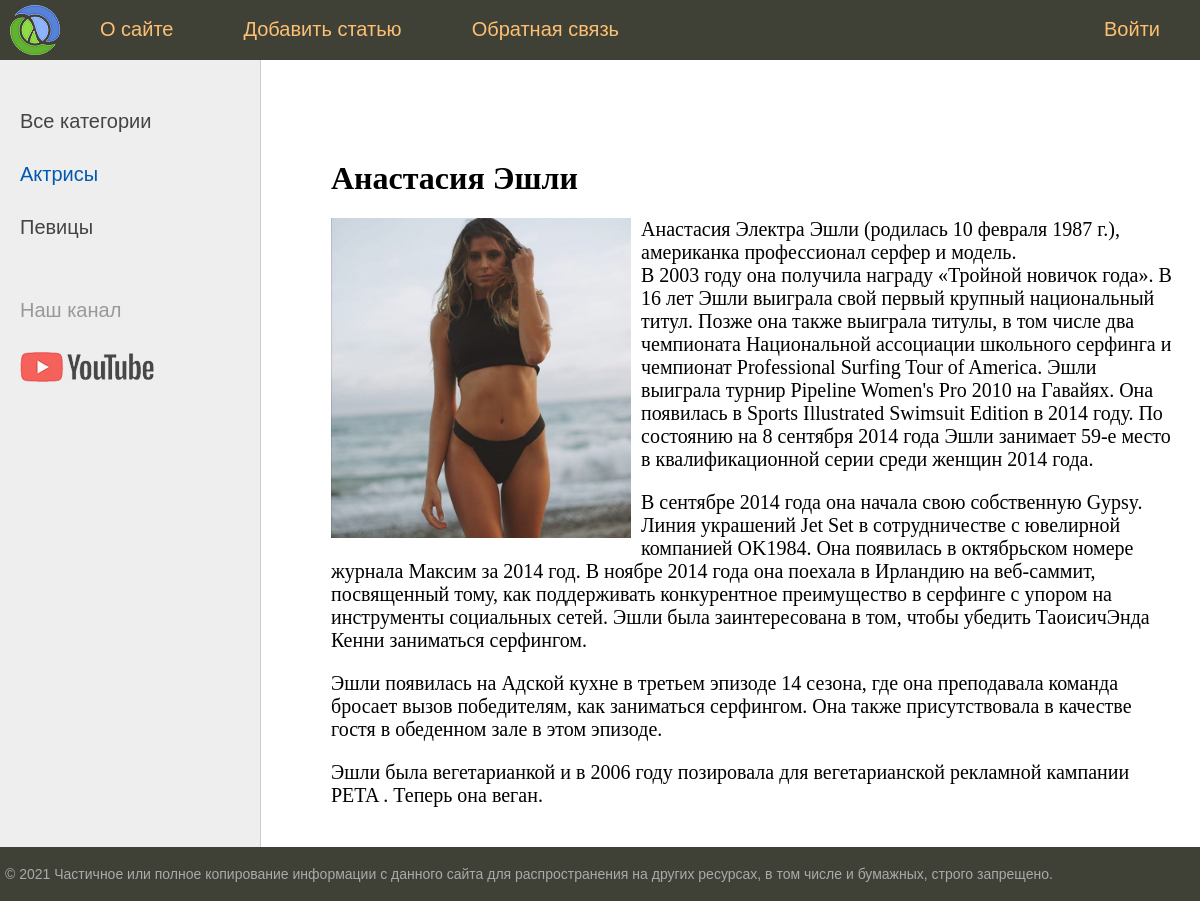
Screenshot of /post/fgjhkhgjhg/ with the database file from the repository.
### women/models.py (models this page shows, shortened)
class Category(models.Model):
    name = models.CharField(max_length=100, db_index=True, verbose_name='Категория')
    slug = models.SlugField(max_length=255, unique=True, db_index=True, verbose_name="URL")
    def get_absolute_url(self):
        return reverse('category', kwargs={'cat_id': self.pk})
    class Meta:
        verbose_name = 'Категория'
        verbose_name_plural = 'Категории'
        ordering = ['id']

class Women(models.Model):
    title = models.CharField(max_length=255, verbose_name='Заголовок')
    slug = models.SlugField(max_length=255, unique=True, db_index=True, verbose_name="URL")
    content = models.TextField(blank=True, verbose_name='Текст статьи')
    photo = models.ImageField(upload_to="photos/%Y/%m/%d/", verbose_name='Фотография')
    time_create = models.DateTimeField(auto_now_add=True, verbose_name='Время создания')
    time_update = models.DateTimeField(auto_now=True, verbose_name='Время изменения')
    is_published = models.BooleanField(default=True, verbose_name='Публикация')
    cat = models.ForeignKey('Category', on_delete=models.PROTECT, verbose_name='Категория')
    class Meta:
        verbose_name = 'Известные женщины'
        verbose_name_plural = 'Известные женщины'
        ordering = ['-time_create', 'title']

### women/views.py (the view)
# urls.py: path('post/<slug:post_slug>/', show_post, name='post'),
def show_post(request, post_slug):
    post = get_object_or_404(Women, slug=post_slug)
    context = {
        'post': post,
        'menu': menu,
        'title': post.title,
        'cat_selected': post.cat_id,
    }
    return render(request, 'women/post.html', context=context)

### women/templatetags/women_tags.py (called while the page is built)
@register.inclusion_tag('women/list_categories.html')
def show_categories(sort=None, cat_selected=0):
    if not sort:
        cats = Category.objects.all()
    else:
        cats = Category.objects.order_by(sort)
    return {'cats': cats, 'cat_selected': cat_selected}

### women/templates/women/post.html
{% extends 'women/base.html' %}
{% block content %}
<h1>{{post.title}}</h1>
{% if post.photo %}
<p><img class="img-article-left" src="{{post.photo.url}}"></p>
{% endif %}
{{post.content|linebreaks}}
{% endblock %}

### women/templates/women/list_categories.html
{% for c in cats %}
		{% if c.pk == cat_selected %}
			<li class="selected">{{c.name}}</li>
		{% else %}
			<li><a href="{{c.get_absolute_url}}">{{c.name}}</a></li>
		{% endif %}
{% endfor %}

### women/static/women/css/styles.css (style rules this page uses)
html, body { font-family: 'Arial'; margin: 0; padding: 0; height: 100%; width: 100%; color: #444; }
a { color: #0059b2; text-decoration: none; }
img { max-width: 600px; height: auto; }
img.img-article-left { max-width: 300px; height: auto; float: left; padding: 0 10px 10px 0; }
.left-chapters ul li { margin: 30px 0 0 0; color: #999; }
.left-chapters ul li.selected { color: #0059b2; }
.left-chapters ul li a { color: #444; text-decoration: none; }
.content-text h1 { font-size: 32px; }

### rows the page displays
Category: name "Актрисы"
Category: name "Певицы"
Women: title "Анастасия Эшли", photo (picture), content "Анастасия Электра Эшли (родилась 10 февраля 1987 г.), американка профессионал серфер и модель. В 2003 году она получила награду «Тройной новичок года». В 16 лет Эшли выиграла свой первый крупный национальный титул. Позже она также выиграла титулы, в том числе два чемпионата Национальной ассоциации школьного серфинга и чемпионат Professional Surfing Tour of America. Эшли выиграла турнир Pipeline Women's Pro 2010 на Гавайях. Она появилась в Sports Illustrated Swimsuit Edition в 2014 году. По состоянию на 8 сентября 2014 года Эшли занимает 59-е место в квалификационной серии среди женщин 2014 года. В сентябре 2014 года она начала свою собственную Gypsy. Линия украшений Jet Set в сотрудничестве…"

### other values shown
{{ m.title }} "О сайте" "Добавить статью" "Обратная связь"
{{ m.title }} "Войти"
